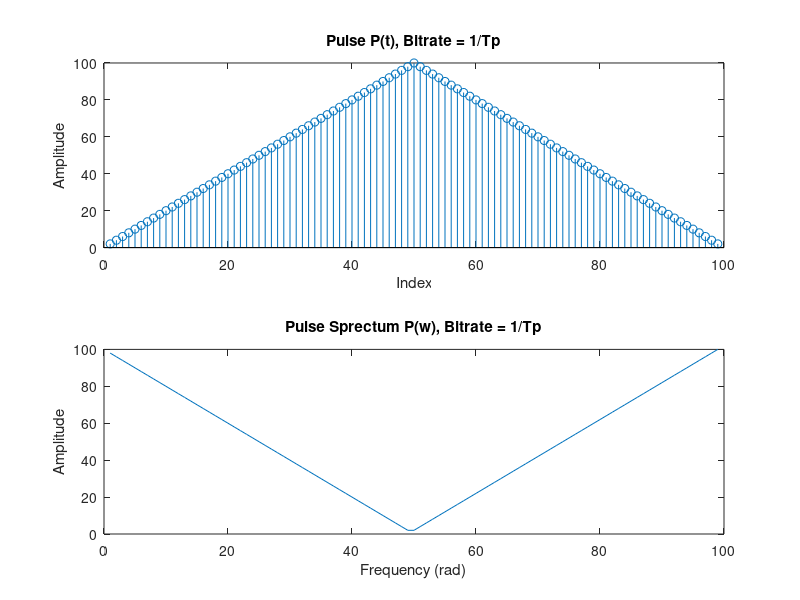
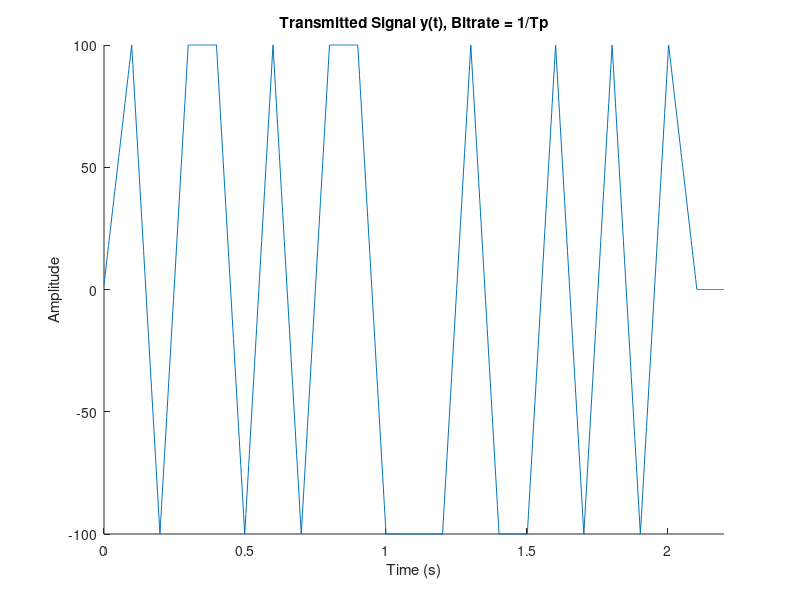
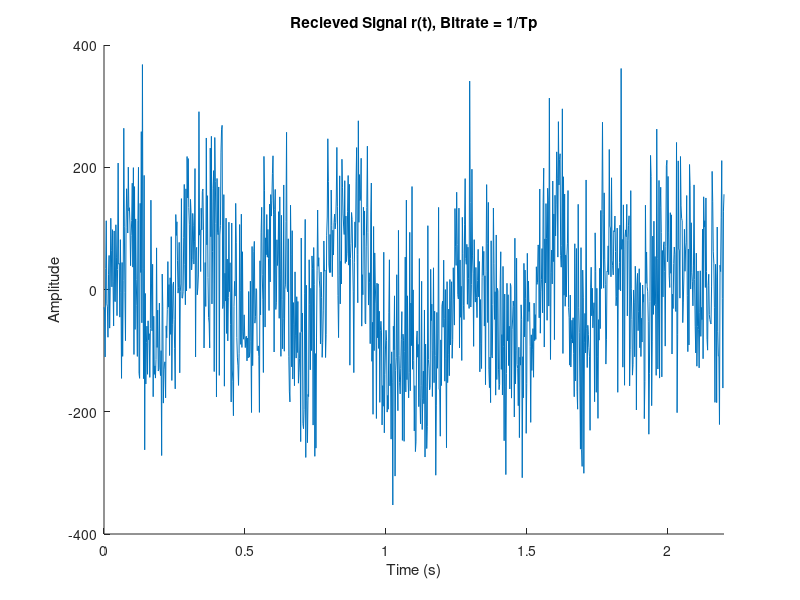
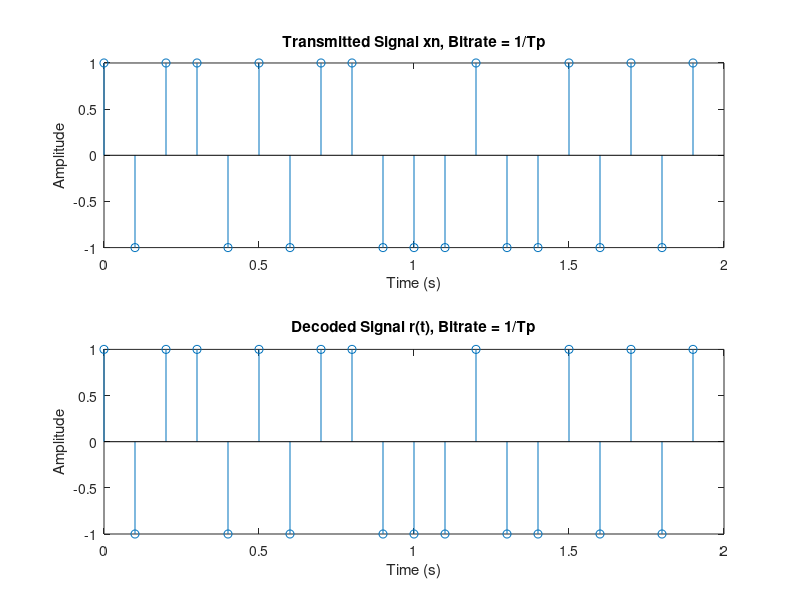

Write the MATLAB code that produced these figures, in order.
%% Signals and Systems Matlab Homework #6
%% Introduction
% * Author:                   Will Burgess, 
% * Class:                    ESE 351
% * Date:                     Created 3/25/2024, Last Edited 2/2/2024
%% Housekeeping
close all
clear
clc
%% Part  1: Create Binary PAM System
%% Generate Input Signal and Add Noise Factor, Bitrate = 1/Tp
Tp = 0.1; % Half pulse width
sample_period = Tp/50; % dt, pulse and recieve sample period
sample_freq = 1/sample_period; % Frequency of pulse and recieve signal 

bit_rate = 1/(1 * Tp); %Fb, frequency of bits sent out
bit_period = 1/bit_rate; % Ts, Time between bits sent out

rect = ones(1,50);
pulse = 2 * conv(rect, rect);
pulse_fft = fftshift(pulse);

%figure, hold on
% subplot(3,1,1),stem(x);
% subplot(3,1,2),plot(n);
% subplot(3,1,3),plot(r); 
%stem(pulse);
%plot(mag2db(abs(pulse_fft)));
%hold off

N = 20;

maxTime = N * bit_period;

xn = 2 * ((rand(1, N) > 0.5) - 0.5);
a = 0;
imp_train = zeros(1,N * bit_period * sample_freq);
for k = 1:length(imp_train)
    if mod(k - 1, sample_freq * bit_period) == 0
    a = a + 1;
    imp_train(k) = xn(a);
    else
    imp_train(k) = 0;    
    end
end

sampleTimes = 0:sample_period:(N*bit_period)-sample_period;

y = conv(imp_train,pulse);
% figure, subplot (2,1,1),plot(y)
% subplot(2,1,2),stem(xn)

sigma = 1;
noise = sigma * max(y) * randn(1,length(y));
r = y + (noise * sigma);

%figure,plot(r)
%% Part f:  Create various outputs

% i, p(t), p(w)
figure, hold on
subplot(2,1,1);
stem(pulse)
ylabel('Amplitude')
xlabel('Index')
title('Pulse P(t), Bitrate = 1/Tp')

subplot(2,1,2)
plot(pulse_fft)
ylabel('Amplitude')
xlabel('Frequency (rad)')
title('Pulse Sprectum P(w), Bitrate = 1/Tp')
hold off

times = linspace(0, maxTime + 2 * Tp, length(y));

% ii, y(t)
figure, hold on
plot(times, y)
xlim([0 maxTime + 2 * Tp]);
ylabel('Amplitude')
xlabel('Time (s)')
title('Transmitted Signal y(t), Bitrate = 1/Tp')
hold off

% iii, r(t)
figure, hold on
plot(times,r)
xlim([0 maxTime + 2 * Tp]);
ylabel('Amplitude')
xlabel('Time (s)')
title('Recieved Signal r(t), Bitrate = 1/Tp')
hold off

% iv, Sent Messave vs. decoded message
times_sent = 0:bit_period:maxTime-bit_period;
figure, hold on
subplot(2,1,1)
stem(times_sent,xn)
ylabel('Amplitude')
xlabel('Time (s)')
title('Transmitted Signal xn, Bitrate = 1/Tp')
subplot(2,1,2)

filtered = conv(r,pulse);
decoded = zeros(1, N);

a = 0;
pulselen = length(pulse);
filterlen = length(filtered);

factor = 1/(bit_rate * Tp); % find factor relating Ts and Tp, use that to modify pulselen
% please name this something other than factor

% don't ask me to explain this
for i = pulselen + 1:(pulselen * factor + mod(factor, 2))/2:filterlen-pulselen * factor - 1
    a = a + 1;
    if(filtered(i) > 0)
        decoded(a) = 1;
    else
       decoded(a) = -1;
    end
end

stem(times_sent,decoded);
ylabel('Amplitude')
xlabel('Time (s)')
title('Decoded Signal r(t), Bitrate = 1/Tp')
hold off

error = (sum(xn ~= decoded)/length(decoded)); 
SNR = (sum(y.^2))/(sum(noise.^2));

disp(['Bitrate: ' ,num2str(bit_rate), ' bits/second'])
disp(['Standard Deviation: ' , num2str(sigma)])
disp(['SNR: ' , num2str(SNR)])
disp(['Error: ' ,num2str(error),' percent'])


%% Generate Input Signal and Add Noise Factor, Bitrate = 1/2*Tp
Tp = 0.1; % Half pulse width
sample_period = Tp/50; % dt, pulse and recieve sample period
sample_freq = 1/sample_period; % Frequency of pulse and recieve signal 

bit_rate = 1/(2 * Tp); %Fb, frequency of bits sent out
bit_period = 1/bit_rate; % Ts, Time between bits sent out

rect = ones(1,50);
pulse = 2 * conv(rect, rect);
pulse_fft = fftshift(pulse);

%figure, hold on
% subplot(3,1,1),stem(x);
% subplot(3,1,2),plot(n);
% subplot(3,1,3),plot(r); 
%stem(pulse);
%plot(mag2db(abs(pulse_fft)));
%hold off

N = 20;

maxTime = N * bit_period;

xn = 2 * ((rand(1, N) > 0.5) - 0.5);
a = 0;
imp_train = zeros(1,N * bit_period * sample_freq);
for k = 1:length(imp_train)
    if mod(k - 1, sample_freq * bit_period) == 0
    a = a + 1;
    imp_train(k) = xn(a);
    else
    imp_train(k) = 0;    
    end
end

sampleTimes = 0:sample_period:(N*bit_period)-sample_period;

y = conv(imp_train,pulse);
% figure, subplot (2,1,1),plot(y)
% subplot(2,1,2),stem(xn)

sigma = 1;
noise = sigma * max(y) * randn(1,length(y));
r = y + (noise * sigma);

%figure,plot(r)
%% Part f:  Create various outputs

% i, p(t), p(w)
figure, hold on
subplot(2,1,1);
stem(pulse)
ylabel('Amplitude')
xlabel('Index')
title('Pulse P(t), Bitrate = 1/(2*Tp)')

subplot(2,1,2)
plot(pulse_fft)
ylabel('Amplitude')
xlabel('Frequency (rad)')
title('Pulse Sprectum P(w), Bitrate = 1/(2*Tp)')
hold off

times = linspace(0, maxTime + 2 * Tp, length(y));

% ii, y(t)
figure, hold on
plot(times, y)
xlim([0 maxTime + 2 * Tp]);
ylabel('Amplitude')
xlabel('Time (s)')
title('Transmitted Signal y(t), Bitrate = 1/(2*Tp)')
hold off

% iii, r(t)
figure, hold on
plot(times,r)
xlim([0 maxTime + 2 * Tp]);
ylabel('Amplitude')
xlabel('Time (s)')
title('Recieved Signal r(t), Bitrate = 1/(2*Tp)')
hold off

% iv, Sent Messave vs. decoded message
times_sent = 0:bit_period:maxTime-bit_period;
figure, hold on
subplot(2,1,1)
stem(times_sent,xn)
ylabel('Amplitude')
xlabel('Time (s)')
title('Transmitted Signal xn, Bitrate = 1/(2*Tp)')
subplot(2,1,2)

filtered = conv(r,pulse);
decoded = zeros(1, N);

a = 0;
pulselen = length(pulse);
filterlen = length(filtered);

factor = 1/(bit_rate * Tp); % find factor relating Ts and Tp, use that to modify pulselen
% please name this something other than factor

% don't ask me to explain this
for i = pulselen + 1:(pulselen * factor + mod(factor, 2))/2:filterlen-pulselen * factor - 1
    a = a + 1;
    if(filtered(i) > 0)
        decoded(a) = 1;
    else
       decoded(a) = -1;
    end
end

stem(times_sent,decoded);
ylabel('Amplitude')
xlabel('Time (s)')
title('Decoded Signal r(t), Bitrate = 1/(2*Tp)')
hold off

error = (sum(xn ~= decoded)/length(decoded)); 
SNR = (sum(y.^2))/(sum(noise.^2));

disp(['Bitrate: ' ,num2str(bit_rate), ' bits/second'])
disp(['Standard Deviation: ' , num2str(sigma)])
disp(['SNR: ' , num2str(SNR)])
disp(['Error: ' ,num2str(error),' percent'])

%% Part 2: Performance Test
